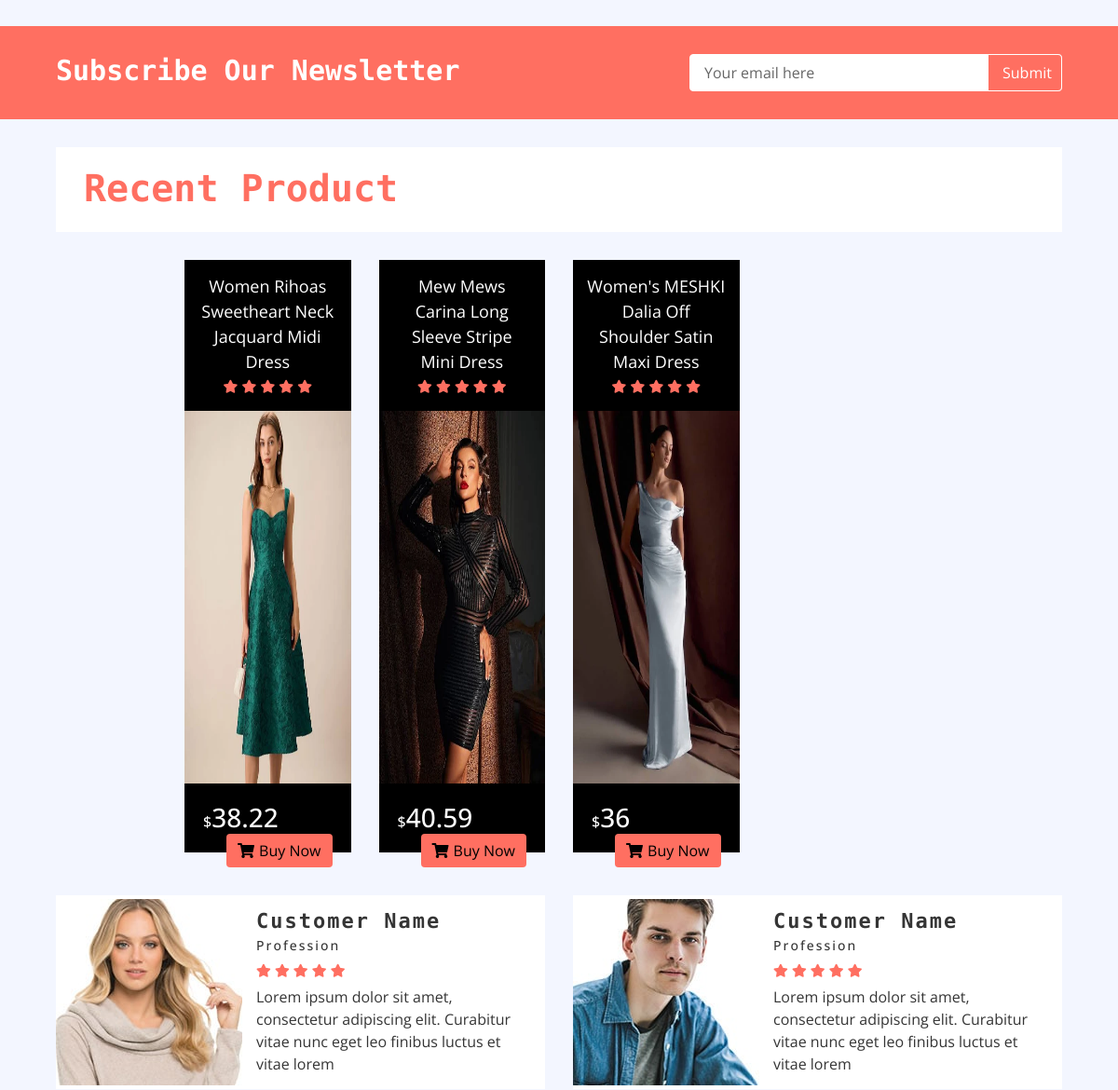
/ (middle part), run on an earlier commit of the app's database.
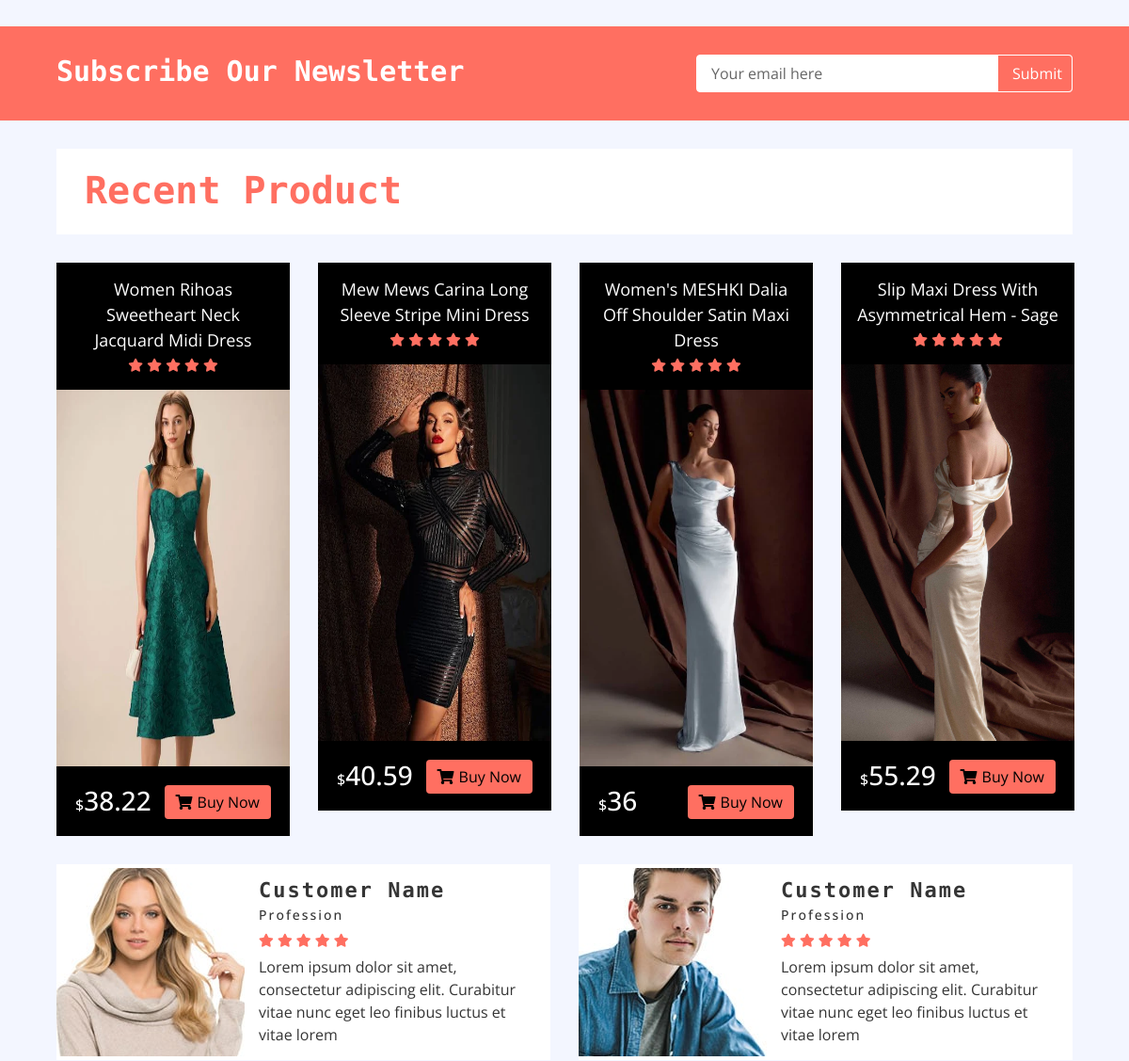
And on a later commit of the database.
### product/models.py (models this page shows, shortened)
class Product(models.Model):
    slug = models.SlugField(unique=True, blank=True, null=True,)
    title = models.CharField(max_length=255)
    description =models.TextField()
    price = models.IntegerField()
    discount = models.SmallIntegerField()
    brand = models.ForeignKey(Brand, related_name='brand', blank=True, on_delete=models.CASCADE, null=True)
    category = models.ManyToManyField(Category, related_name='category', blank=True)
    size = models.ManyToManyField(Size, related_name='size', blank=True)
    color = models.ManyToManyField(Color, related_name='color', blank=True)
    is_trend = models.BooleanField(default=False)
    created_at = models.DateTimeField(auto_now_add=True)
    @property
    def discount_price(self):
        if self.discount:
            return self.price - (self.price * self.discount / 100)
        return self.price
    def get_absolute_url(self):
        return reverse('product:detail', kwargs={'slug':self.slug})

class ProductImage(models.Model):
    product = models.ForeignKey(
        Product,
        related_name='images',
        on_delete=models.CASCADE,
    )
    image = models.ImageField(upload_to='products_images')

### home/views.py (the view)
# urls.py: path('', views.HomeView.as_view(), name='home'),
class HomeView(View):
    def get(self, request):
        return render(request, 'home/index.html', context={
            "objects1":Product.objects.all()
        })

### product/context_processors.py (called while the page is built)
def contextprocessorsfunction(request):
    return {
        'trend_women_objects': Product.objects.filter(is_trend=True),
        'category_list': Category.objects.all(),
        'brand_list': Brand.objects.all()
    }

### home/templates/home/index.html (shortened to what the changed rows need)
{% extends 'base/base.html' %}
{% load static %}
{% block content %}
        <div class="newsletter">
            <div class="container-fluid">
                <div class="row">
                    <div class="col-md-6">
                        <h1>Subscribe Our Newsletter</h1>
                    </div>
                </div>
            </div>
        </div>
        <div class="recent-product product">
            <div class="container-fluid">
                <div class="section-header">
                    <h1>Recent Product</h1>
                </div>
                <div class="row align-items-center product-slider product-slider-4">
                {% for object in objects1 %}
                       <div class="col-lg-3">
                        <div class="product-item">
                            <div class="product-title">
                                <a href="{{ object.get_absolute_url }}"> {{ object.title }} </a>
                                <div class="ratting">
                                    <i class="fa fa-star"></i>
                                    <i class="fa fa-star"></i>
                                    <i class="fa fa-star"></i>
                                    <i class="fa fa-star"></i>
                                    <i class="fa fa-star"></i>
                                </div>
                            </div>
                            <div class="product-image">
                                <a href="#">
                                    {% with object.images.all|first as first_image %}
                                        {% if first_image %}
                                            <img src="{{ first_image.image.url }}" style="height: 400px" alt="Product Image">
                                        {% endif %}
                                    {% endwith %}
                                </a>
                            </div>
                            <div class="product-price">
                                <h3>
                                    {% if not object.discount %}
                                        <span>$</span>{{ object.price }}
                                    {% else %}
                                        <span>$</span>{{ object.discount_price }}
                                    {% endif %}
                                </h3>
                                <a class="btn" href=""><i class="fa fa-shopping-cart"></i>Buy Now</a>
                            </div>
                        </div>
                    </div>
                {% endfor %}
                </div>
            </div>
        </div>
        <div class="review">
            <div class="container-fluid">
                <div class="row align-items-center review-slider normal-slider">
                    <div class="col-md-6">
                        <div class="review-slider-item">
                            <div class="review-text">
                                <h2>Customer Name</h2>
                            </div>
                        </div>
                    </div>
                    <div class="col-md-6">
                        <div class="review-slider-item">
                            <div class="review-text">
                                <h2>Customer Name</h2>
                            </div>
                        </div>
                    </div>
                </div>
            </div>
        </div>
{% endblock %}

What changed in the data, as far as the page shows it:
added Product: title "Slip Maxi Dress With Asymmetrical Hem - Sage", image (picture), discount_price "55.29"
